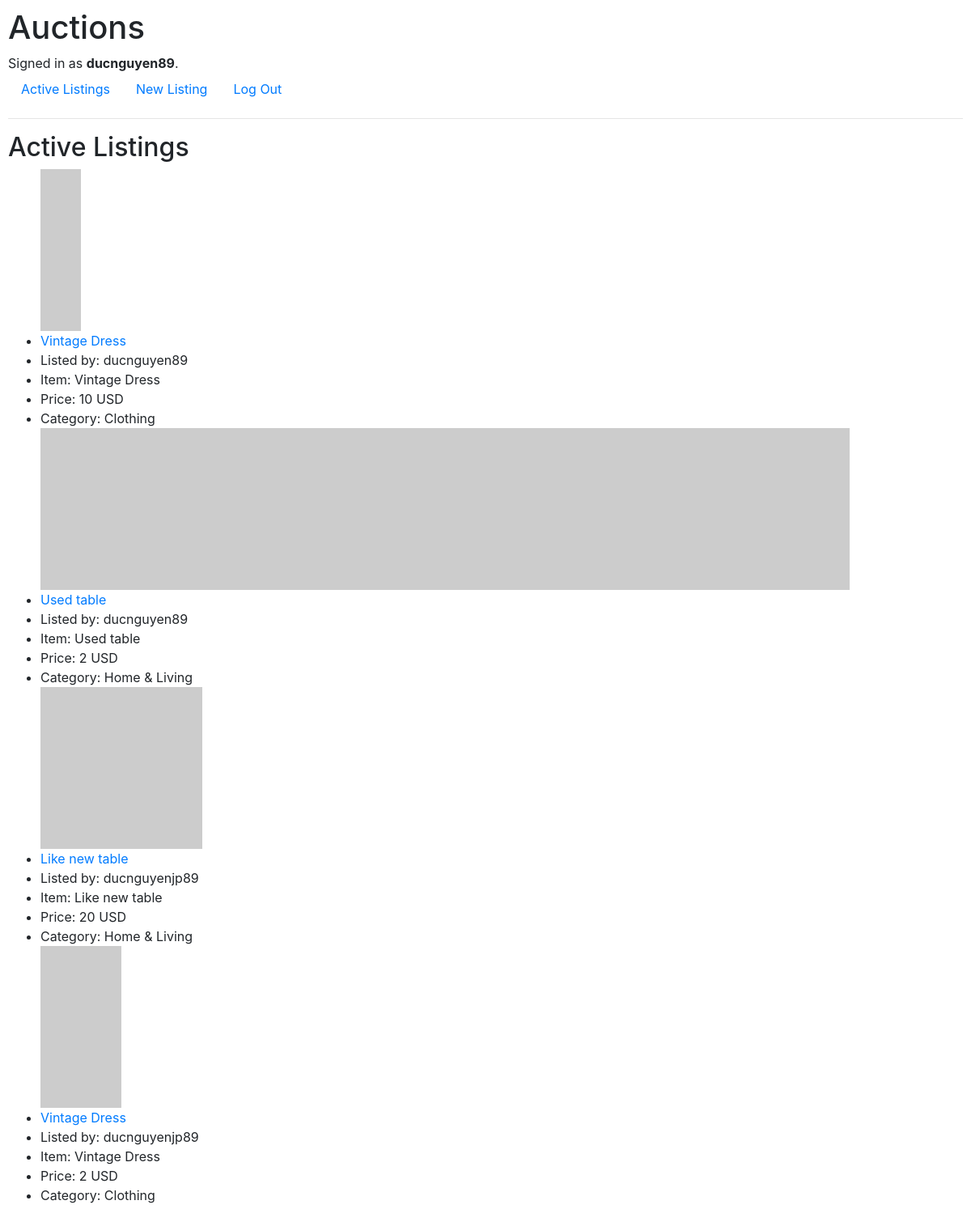
Screenshot of / (signed in) with the database file from the repository.
### auctions/models.py (models this page shows, shortened)
class User(AbstractUser):
    pass

class ListingPage(models.Model):
    user = models.CharField(max_length=64)
    title = models.CharField(max_length=64)
    description = models.CharField(max_length=200)
    startbids = models.IntegerField()
    imageurl = models.URLField(max_length=200)
    category = models.ForeignKey(Categories, blank=True, null=True, on_delete=models.CASCADE, related_name='listingtype')

class Categories(models.Model):
    name = models.CharField(max_length=64)
    def __str__(self):
        return f"{self.name}"

### auctions/views.py (the view)
# urls.py: path("", views.index, name="index"),
@login_required(login_url='login')
def index(request):
    return render(request, "auctions/index.html", {
        "listings": ListingPage.objects.all()
    })

### auctions/templates/auctions/index.html
{% extends "auctions/layout.html" %}
{% block body %}
    <h2>Active Listings</h2>
    <ul>
        {% for item in listings %}
        <img src="{{ item.imageurl }}" alt="item image">
        <li><a href="{% url 'listing' item.id %}">{{ item.title }}</a></li>
        <li>Listed by: {{ item.user }}</li>
        <li>Item: {{ item.title }}</li>
        <li>Price: {{ item.startbids }} USD</li>
        <li>Category: {{ item.category }}</li>
        {% empty %}
        <li>No item found</li>
        {% endfor %}
    </ul>
{% endblock %}

### auctions/templates/auctions/layout.html (shortened to what this page needs)
{% load static %}
<!DOCTYPE html>
<html lang="en">
    <head>
        <link rel="stylesheet" href="https://stackpath.bootstrapcdn.com/bootstrap/4.4.1/css/bootstrap.min.css">
        <link href="{% static 'auctions/styles.css' %}" rel="stylesheet">
    </head>
    <body>
        <h1>Auctions</h1>
        <div>
            {% if user.is_authenticated %}
                Signed in as <strong>{{ user.username }}</strong>.
            {% else %}
                Not signed in.
            {% endif %}
        </div>
        <ul class="nav">
            <li class="nav-item">
                <a class="nav-link" href="{% url 'index' %}">Active Listings</a>
            </li>
            {% if user.is_authenticated %}
                <li class="nav-item">
                    <a class="nav-link" href="{% url 'new_listing' %}">New Listing</a>
                </li>
                <li class="nav-item">
                    <a class="nav-link" href="{% url 'logout' %}">Log Out</a>
                </li>
            {% endif %}
        </ul>
        <hr>
        {% block body %}
        {% endblock %}
    </body>
</html>

### auctions/static/auctions/styles.css (style rules this page uses)
body { padding: 10px; }

### rows the page displays
User: username "ducnguyen89"
ListingPage: title "Vintage Dress", user "ducnguyen89", startbids "10", category "Clothing"
ListingPage: title "Used table", user "ducnguyen89", startbids "2", category "Home & Living"
ListingPage: title "Like new table", user "ducnguyenjp89", startbids "20", category "Home & Living"
ListingPage: title "Vintage Dress", user "ducnguyenjp89", startbids "2", category "Clothing"
